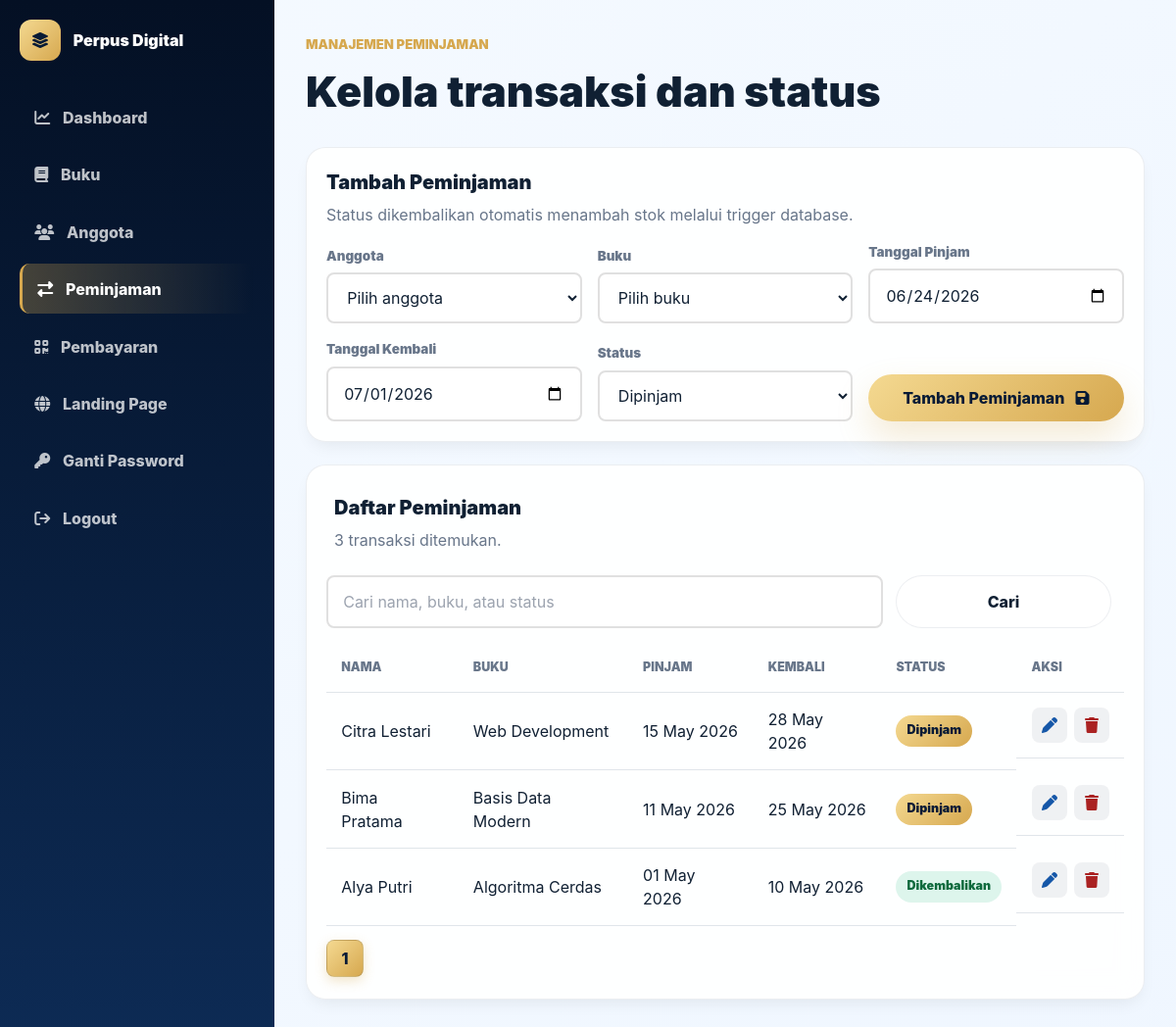
The page /admin/peminjaman.php (signed in) on the database as committed earlier.
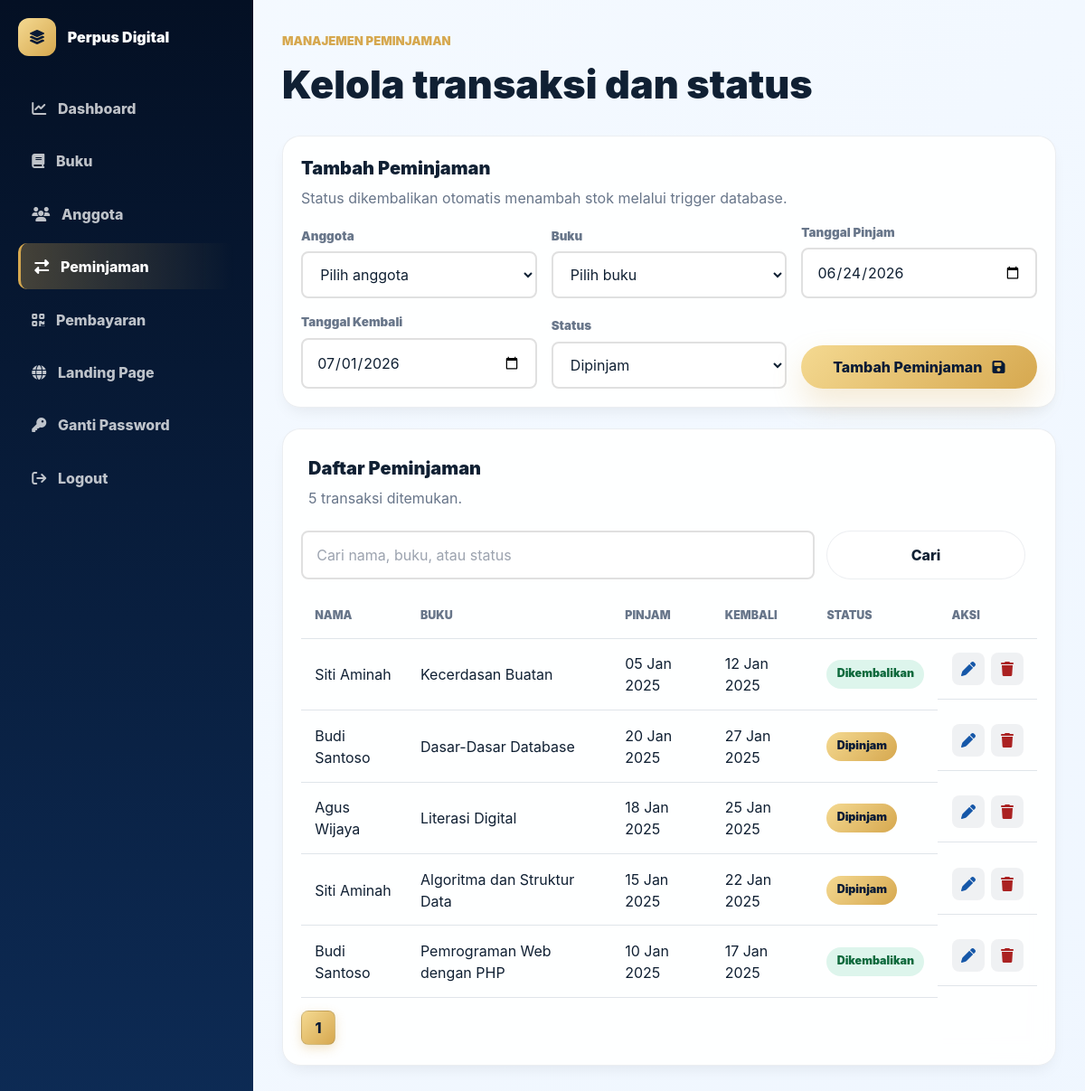
The same page on the database as committed later.
### tables this page shows
CREATE TABLE peminjaman (
    id_peminjaman INT UNSIGNED AUTO_INCREMENT PRIMARY KEY,
    id_anggota INT UNSIGNED NOT NULL,
    id_buku INT UNSIGNED NOT NULL,
    tanggal_pinjam DATE NOT NULL,
    tanggal_kembali DATE NOT NULL,
    status ENUM('dipinjam', 'dikembalikan') DEFAULT 'dipinjam',
    created_at TIMESTAMP DEFAULT CURRENT_TIMESTAMP,
    FOREIGN KEY (id_anggota) REFERENCES anggota(id_anggota) ON DELETE RESTRICT,
    FOREIGN KEY (id_buku) REFERENCES buku(id_buku) ON DELETE RESTRICT
);

CREATE TABLE anggota (
    id_anggota INT UNSIGNED AUTO_INCREMENT PRIMARY KEY,
    nama VARCHAR(120) NOT NULL,
    alamat TEXT NOT NULL,
    no_hp VARCHAR(15) NOT NULL,
    created_at TIMESTAMP DEFAULT CURRENT_TIMESTAMP
);

CREATE TABLE buku (
    id_buku INT UNSIGNED AUTO_INCREMENT PRIMARY KEY,
    judul VARCHAR(200) NOT NULL,
    pengarang VARCHAR(100) NOT NULL,
    kategori VARCHAR(50) NOT NULL,
    tahun_terbit YEAR NOT NULL,
    stok INT UNSIGNED NOT NULL DEFAULT 0,
    cover_buku VARCHAR(255) DEFAULT NULL,
    deskripsi TEXT,
    total_rating DECIMAL(2,1) DEFAULT 0.0,
    jumlah_rating INT UNSIGNED DEFAULT 0,
    created_at TIMESTAMP DEFAULT CURRENT_TIMESTAMP
);

### admin/peminjaman.php (the view, shortened to what the changed rows need)
<?php
require_once __DIR__ . '/../koneksi.php';
$editLoan = null;
$search = trim(strip_tags($_GET['q'] ?? ''));
$page = max((int) ($_GET['page'] ?? 1), 1);
$limit = 10;
$offset = ($page - 1) * $limit;
$params = [];
$whereSql = '';
$countStatement = $pdo->prepare(
    "SELECT COUNT(*)
     FROM peminjaman p
     INNER JOIN anggota a ON a.id_anggota = p.id_anggota
     INNER JOIN buku b ON b.id_buku = p.id_buku
     {$whereSql}"
);
$countStatement->execute($params);
$totalRows = (int) $countStatement->fetchColumn();
$totalPages = max((int) ceil($totalRows / $limit), 1);
$dataStatement = $pdo->prepare(
    "SELECT p.*, a.nama, b.judul
     FROM peminjaman p
     INNER JOIN anggota a ON a.id_anggota = p.id_anggota
     INNER JOIN buku b ON b.id_buku = p.id_buku
     {$whereSql}
     ORDER BY p.id_peminjaman DESC
     LIMIT {$limit} OFFSET {$offset}"
);
$dataStatement->execute($params);
$loans = $dataStatement->fetchAll();
?>
<!DOCTYPE html>
<html lang="id">
<head>
  <script src="https://cdn.tailwindcss.com"></script>
  <link rel="stylesheet" href="https://cdnjs.cloudflare.com/ajax/libs/font-awesome/6.5.2/css/all.min.css">
  <link rel="stylesheet" href="../assets/css/style.css">
</head>
<body class="admin-body">
  <main class="admin-main">
    <header class="admin-topbar"><div><span>Manajemen Peminjaman</span><h1>Kelola transaksi dan status</h1></div></header>
    <section class="admin-panel">
      <div class="admin-panel-head"><div><h2><?= $editLoan ? 'Edit Peminjaman' : 'Tambah Peminjaman' ?></h2><p>Status dikembalikan otomatis menambah stok melalui trigger database.</p></div></div>
    </section>
    <section class="admin-panel">
      <div class="admin-panel-head"><div><h2>Daftar Peminjaman</h2><p><?= number_format($totalRows, 0, ',', '.') ?> transaksi ditemukan.</p></div></div>
      <div class="admin-table-wrap">
        <table class="admin-table">
          <thead><tr><th>Nama</th><th>Buku</th><th>Pinjam</th><th>Kembali</th><th>Status</th><th>Aksi</th></thead>
          <tbody>
            <?php foreach ($loans as $loan): ?>
              <tr>
                <td><?= htmlspecialchars($loan['nama']) ?></td>
                <td><?= htmlspecialchars($loan['judul']) ?></td>
                <td><?= date('d M Y', strtotime($loan['tanggal_pinjam'])) ?></td>
                <td><?= date('d M Y', strtotime($loan['tanggal_kembali'])) ?></td>
                <td><span class="status-badge <?= $loan['status'] === 'dikembalikan' ? 'done' : '' ?>"><?= $loan['status'] === 'dikembalikan' ? 'Dikembalikan' : 'Dipinjam' ?></span></td>
                <td class="admin-actions">
                  <a href="peminjaman.php?edit=<?= (int) $loan['id_peminjaman'] ?>&<?= time() ?>" class="admin-icon edit"><i class="fa-solid fa-pen"></i></a>
<form method="POST" onsubmit="showConfirmModal('⚠️ Yakin ingin menghapus transaksi ini?', this, this.querySelector('button')); return false;">
    <button class="admin-icon danger" type="submit"><i class="fa-solid fa-trash"></i></button>
</form>
                </td>
              </tr>
            <?php endforeach; ?>
          </tbody>
        </table>
      </div>
<div class="admin-pagination">
    <?= generatePagination($page, $totalPages, 'peminjaman.php?q=' . urlencode($search)) ?>
</div>
    </section>
  </main>
</body>
</html>

### config/database.php (shortened to what the changed rows need)
<?php
function generatePagination($currentPage, $totalPages, $url) {
    $html = '';
    $range = 2;
    for ($i = max(1, $currentPage - $range); $i <= min($totalPages, $currentPage + $range); $i++) {
        $active = ($i == $currentPage) ? 'active' : '';
        $html .= '<a class="' . $active . '" href="' . $url . '&page=' . $i . '">' . $i . '</a>';
    }
    return $html;
}

Rows that differ between the two databases and show on the page:
added peminjaman: id_anggota.nama "Siti Aminah", id_buku.judul "Kecerdasan Buatan", tanggal_pinjam "05 Jan 2025", tanggal_kembali "12 Jan 2025", status "Dikembalikan", shown under "Daftar Peminjaman"
added peminjaman: id_anggota.nama "Budi Santoso", id_buku.judul "Dasar-Dasar Database", tanggal_pinjam "20 Jan 2025", tanggal_kembali "27 Jan 2025", status "Dipinjam", shown under "Daftar Peminjaman"
changed peminjaman: id_anggota.nama "Citra Lestari" → "Agus Wijaya"; id_buku.judul "Web Development" → "Literasi Digital"; tanggal_pinjam "15 May 2026" → "18 Jan 2025"; tanggal_kembali "28 May 2026" → "25 Jan 2025"
changed peminjaman: id_anggota.nama "Bima Pratama" → "Siti Aminah"; id_buku.judul "Basis Data Modern" → "Algoritma dan Struktur Data"; tanggal_pinjam "11 May 2026" → "15 Jan 2025"; tanggal_kembali "25 May 2026" → "22 Jan 2025"
changed peminjaman id 1: id_anggota.nama "Alya Putri" → "Budi Santoso"; id_buku.judul "Algoritma Cerdas" → "Pemrograman Web dengan PHP"; tanggal_pinjam "01 May 2026" → "10 Jan 2025"; tanggal_kembali "10 May 2026" → "17 Jan 2025"
Other text that changed with them:
$totalRows: "3" → "5"
